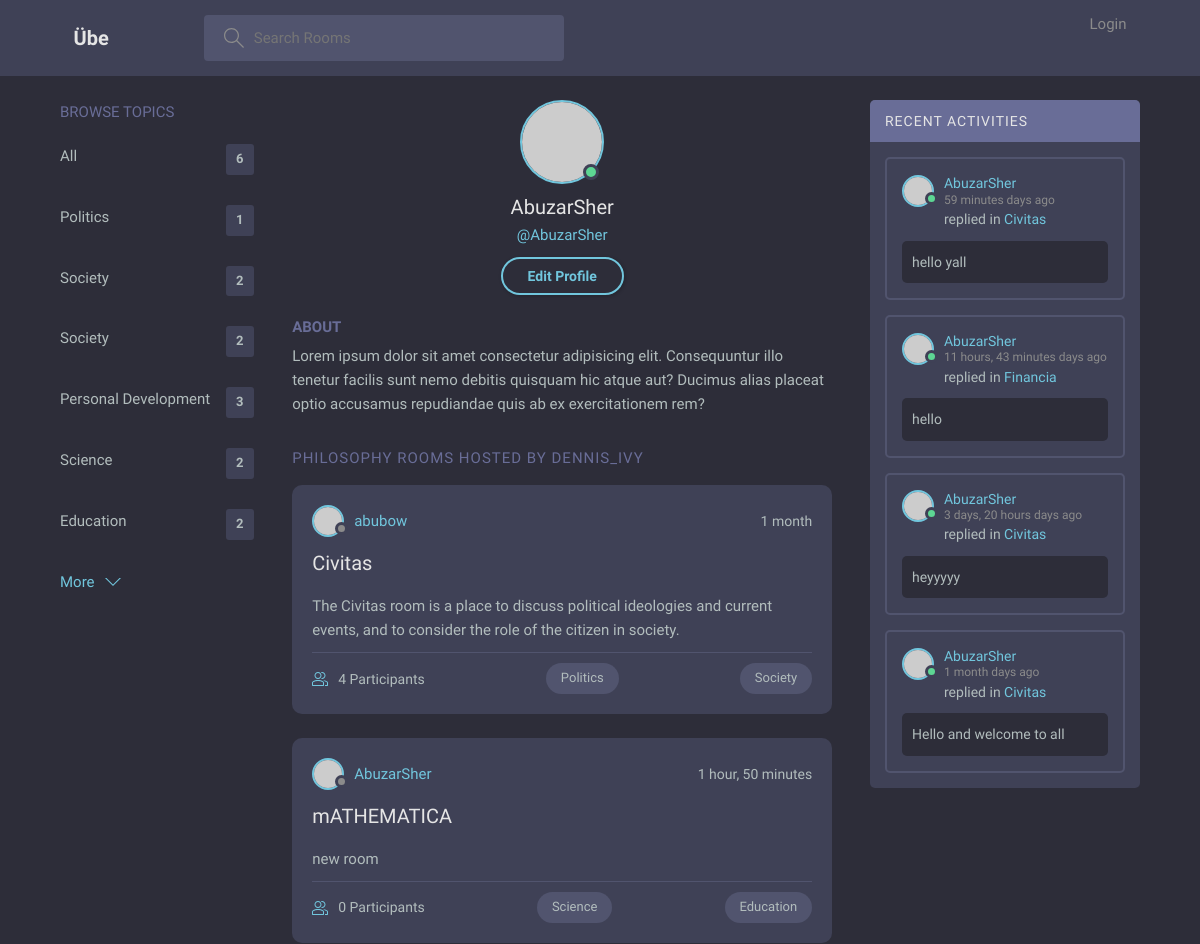
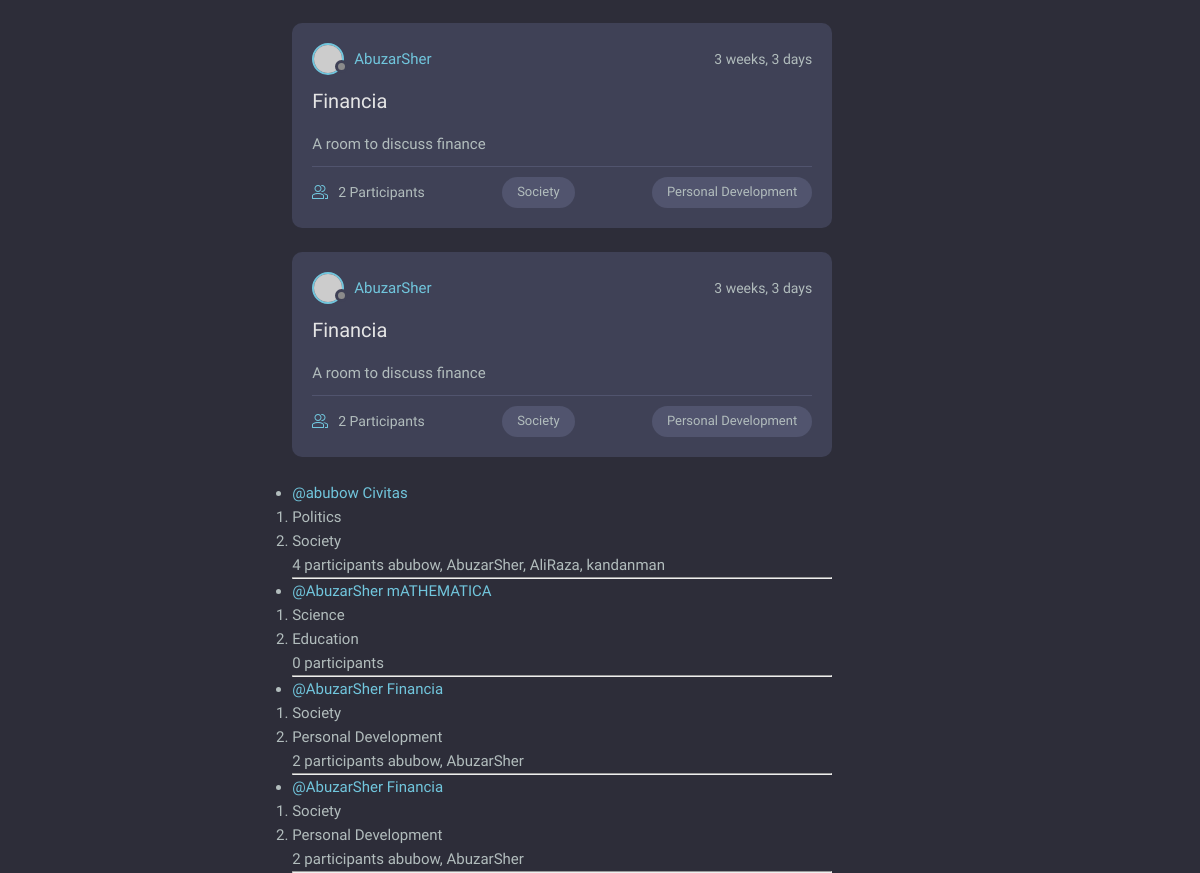
The app's page /profile/2/ with its own data (2 pictures, top to bottom).
### base/models.py (models this page shows, shortened)
class Topic(models.Model):
    id = models.AutoField(primary_key=True)
    name = models.CharField(max_length=50)
    description = models.CharField(max_length=200)
    link = models.CharField(max_length=50)

class Room(models.Model):
    id = models.AutoField(primary_key=True, unique=True, auto_created=True)
    name = models.CharField(max_length=50)
    description = models.CharField(max_length=200, null=True, blank=True)
    link = models.CharField(max_length=50, unique=True)
    topics = models.ManyToManyField('Topic', related_name='rooms', blank=True)
    participants = models.ManyToManyField(
        User, related_name='rooms_joined', blank=True)
    host = models.ForeignKey(
        User, on_delete=models.CASCADE, related_name='rooms_hosted')
    updated = models.DateTimeField(auto_now=True)
    created = models.DateTimeField(auto_now_add=True)
    class Meta:
        ordering = ['-updated', '-created']

class Message(models.Model):
    user = models.ForeignKey(User, on_delete=models.CASCADE)
    room = models.ForeignKey(Room, on_delete=models.CASCADE)
    message = models.TextField()
    updated = models.DateTimeField(auto_now=True)
    created = models.DateTimeField(auto_now_add=True)
    class Meta:
        ordering = ['-updated', '-created']
    def __str__(self):
        return self.message

### base/views.py (the view)
# urls.py: path('profile/<str:pk>/', views.userProfile, name='profile'),
def userProfile(request, pk):
    user = User.objects.get(id=pk)
    rooms = user.rooms_hosted.all() | user.rooms_joined.all()
    topics = Topic.objects.filter(rooms__in=rooms)
    recent_messages = Message.objects.filter(
        user=user).order_by('-created')[:5]
    context = {
        "profuser": user,
        "rooms": rooms,
        "topics": topics,
        "recent_messages": recent_messages,
    }
    return render(request, 'base/profile.html', context)

### base/templates/base/profile.html
{% extends 'main.html' %} {% block content %}
<main class="profile-page layout layout--3">
	<div class="container">
		<div>
      {% include "components/topic_list.html" %}
    </div>
        <div class="roomList">
            <div class="profile">
              <div class="profile__avatar">
                <div class="avatar avatar--large active">
                  <img src="https://randomuser.me/api/portraits/men/11.jpg" />
                </div>
              </div>
              <div class="profile__info">
                <h3>
                    {{ profuser.username }}
                </h3>
                <p>@{{ profuser.username }}
                </p>
                {% if user == request.user %}
                <a href="{% url 'edit-profile' profuser.id %}" class="btn btn--main btn--pill">Edit Profile</a>
                {% endif %}
              </div>
              <div class="profile__about">
                <h3>About</h3>
                <p>
                  Lorem ipsum dolor sit amet consectetur adipisicing elit. Consequuntur illo tenetur
                  facilis sunt nemo debitis quisquam hic atque aut? Ducimus alias placeat optio
                  accusamus repudiandae quis ab ex exercitationem rem?
                </p>
              </div>
            </div>
            <div class="roomList__header">
              <div>
                <h2>Philosophy Rooms Hosted by dennis_ivy</a>
                </h2>
              </div>
            </div>
            {% include "components/feed.html" %}
          </div>
		<div>{% include "components/recent_activity.html" %}</div>
	</div>
</main>
{% endblock content %}

### base/templates/components/topic_list.html
<div class="topics">
	<div class="topics__header">
		<h2>Browse Topics</h2>
	</div>
	<ul class="topics__list">
		<li>
			<a
				href="{% url 'home' %}"
				>All <span>{{topics.count}}</span></a
			>
		</li>
		{% for topic in topics %}
		<li>
			<a href="{% url 'home' %}?q={{ topic.name }}"
				>{{ topic.name }}
				<span>{{ topic.rooms.count }}</span>
			</a>
		</li>
		{% endfor %}
	</ul>
	<a
		class="btn btn--link"
		href="topics.html">
		More
		<svg
			version="1.1"
			xmlns="http://www.w3.org/2000/svg"
			width="32"
			height="32"
			viewBox="0 0 32 32">
			<title>chevron-down</title>
			<path d="M16 21l-13-13h-3l16 16 16-16h-3l-13 13z"></path>
		</svg>
	</a>
</div>

### base/templates/components/feed.html (shortened to what this page needs)
{% for room in rooms %}
<div class="roomListRoom">
	<div class="roomListRoom__header">
		<a
			href="{% url 'profile' room.host.id %}"
			class="roomListRoom__author">
			<div class="avatar avatar--small">
				<img src="https://randomuser.me/api/portraits/women/11.jpg" />
			</div>
			<span> {{ room.host.username }} </span>
		</a>
		<div class="roomListRoom__actions">
			<span> {{ room.created|timesince }} </span>
		</div>
	</div>
	<div class="roomListRoom__content">
		<a href="{% url 'room' room.link %}"> {{ room.name }} </a>
		<p>{{ room.description.strip|truncatechars:200 }}</p>
	</div>
	<div class="roomListRoom__meta">
		<a
			href="{% url 'room' room.link %}"
			class="roomListRoom__joined">
			{{ room.participants.count }} Participants
		</a>
		{% for topic in room.topics.all|slice:":2" %}
			<p class="roomListRoom__topic">{{ topic.name }}</p>
		{% endfor %}
	</div>
</div>
{% endfor %}
<div>
	<ul>
		{% for room in rooms %}
		<li>
			<a href="{%url 'profile' room.host.id %}">
				@{{room.host.username}}
			</a>
			<a href="{% url 'room' room.link %}">{{ room.name }}</a>
			<ol>
				{% for topic in room.topics.all %}
				<li>{{ topic.name }}</li>
				{% endfor %}
			</ol>
			<span> {{ room.participants.count }} participants </span>
			<small> {{ room.participants.all|join:", " }} </small>
			<hr />
		</li>
		{% endfor %}
	</ul>
</div>

### base/templates/components/recent_activity.html (shortened to what this page needs)
<div class="activities">
	<div class="activities__header">
		<h2>Recent Activities</h2>
	</div>
	{% for post in recent_messages %}
	<div class="activities__box">
		<div class="activities__boxHeader roomListRoom__header">
			<a
				href="{% url 'profile' post.user.id %}"
				class="roomListRoom__author">
				<div class="avatar avatar--small active">
					<img src="https://randomuser.me/api/portraits/men/13.jpg" />
				</div>
				<p>
					{{ post.user.username }}
					<span> {{ post.created|timesince}} days ago</span>
				</p>
			</a>
		</div>
		<div class="activities__boxContent">
			<p>
				replied in
				<a href="{% url 'room' post.room.link %}">
					{{ post.room.name }}
				</a>
			</p>
			<div class="activities__boxRoomContent">
				<p>{{ post|truncatechars:100 }}</p>
			</div>
		</div>
	</div>
	{% endfor %}
</div>

### records on screen
Topic: name "Politics", rooms.count "1"
Topic: name "Society", rooms.count "2"
Topic: name "Personal Development", rooms.count "3"
Topic: name "Science", rooms.count "2"
Topic: name "Education", rooms.count "2"
Room: host.username "abubow", created "1 month", name "Civitas", description.strip "The Civitas room is a place to discuss political ideologies and current events, and to consider the role of the citizen in society.", participants.count "4", participants.all "abubow, AbuzarSher, AliRaza, kandanman"
Room: host.username "AbuzarSher", created "1 hour, 50 minutes", name "mATHEMATICA", description.strip "new room", participants.count "0"
Room: host.username "AbuzarSher", created "3 weeks, 3 days", name "Financia", description.strip "A room to discuss finance", participants.count "2", participants.all "abubow, AbuzarSher"
Message: user.username "AbuzarSher", created "59 minutes", room.name "Civitas", message "hello yall"
Message: user.username "AbuzarSher", created "11 hours, 43 minutes", room.name "Financia", message "hello"
Message: user.username "AbuzarSher", created "3 days, 20 hours", room.name "Civitas", message "heyyyyy"
Message: user.username "AbuzarSher", created "1 month", room.name "Civitas", message "Hello and welcome to all"

### other values on screen
{{ topics.count }} "6"
{{ profuser.username }} "AbuzarSher"
